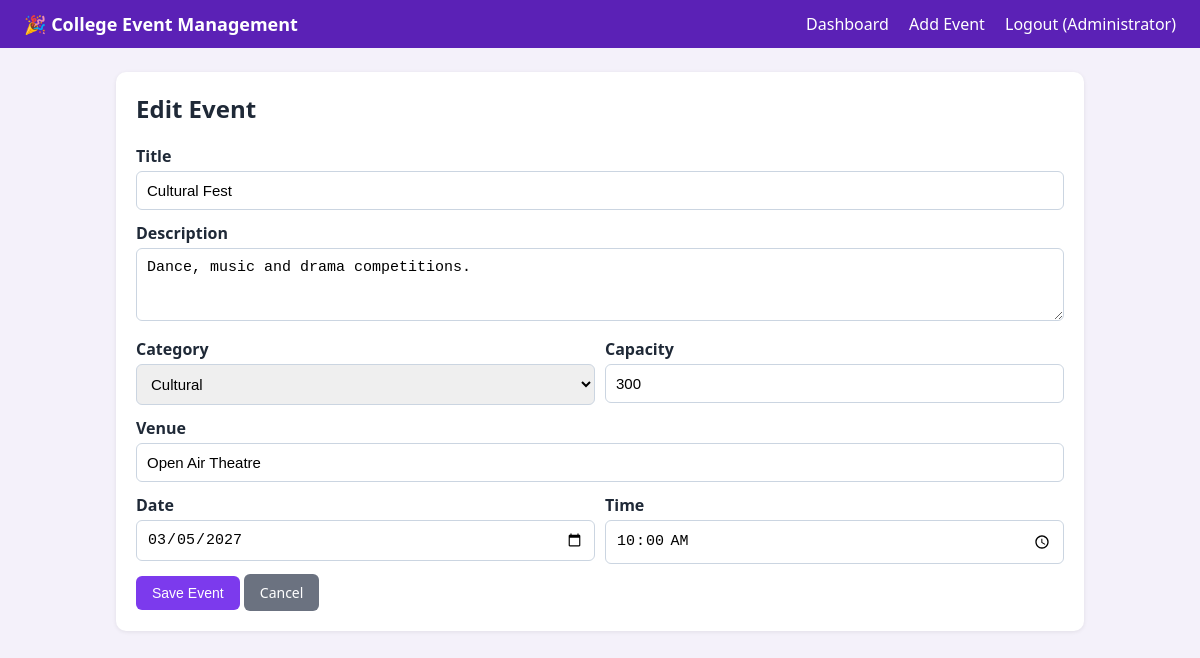
The app's page /admin/event/2/edit (signed in) with its own data.
### tables this page shows
CREATE TABLE events(
    id INTEGER PRIMARY KEY AUTOINCREMENT,
    title TEXT NOT NULL,
    description TEXT,
    category TEXT NOT NULL,
    venue TEXT NOT NULL,
    event_date TEXT NOT NULL,
    event_time TEXT NOT NULL,
    capacity INTEGER NOT NULL DEFAULT 100,
    created_at TEXT NOT NULL
);

### app.py (the view, shortened to what this page needs)
@app.route("/admin/event/<int:event_id>/edit", methods=["GET", "POST"])
@login_required("admin")
def event_edit(event_id):
    db = get_db()
    ev = db.execute("SELECT * FROM events WHERE id=?", (event_id,)).fetchone()
    if not ev:
        flash("Event not found.", "error")
        return redirect(url_for("admin_dashboard"))
    return render_template("event_form.html", event=ev, categories=CATEGORIES, mode="Edit")

### app.py (called while the page is built)
def get_db():
    if "db" not in g:
        g.db = sqlite3.connect(DB_PATH)
        g.db.row_factory = sqlite3.Row
        g.db.execute("PRAGMA foreign_keys = ON")
    return g.db

def login_required(role=None):
    def deco(f):
        @wraps(f)
        def wrapper(*a, **kw):
            if "user_id" not in session:
                flash("Please log in first.", "error")
                return redirect(url_for("login"))
            if role and session.get("role") != role:
                flash("Access denied.", "error")
                return redirect(url_for("index"))
            return f(*a, **kw)
        return wrapper
    return deco

### templates/event_form.html
{% extends "base.html" %}{% block content %}
<div class="card"><h2>{{ mode }} Event</h2>
<form method="post">
  <label>Title</label><input name="title" value="{{ event.title or '' }}" required>
  <label>Description</label><textarea name="description" rows="3">{{ event.description or '' }}</textarea>
  <div class="row">
    <div><label>Category</label><select name="category">
      {% for c in categories %}<option {{ 'selected' if event.category==c }}>{{ c }}</option>{% endfor %}</select></div>
    <div><label>Capacity</label><input type="number" min="1" name="capacity" value="{{ event.capacity or 100 }}" required></div>
  </div>
  <label>Venue</label><input name="venue" value="{{ event.venue or '' }}" required>
  <div class="row">
    <div><label>Date</label><input type="date" name="event_date" value="{{ event.event_date or '' }}" required></div>
    <div><label>Time</label><input type="time" name="event_time" value="{{ event.event_time or '' }}" required></div>
  </div>
  <button type="submit">Save Event</button>
  <a class="btn gray" href="{{ url_for('admin_dashboard') }}">Cancel</a>
</form></div>
{% endblock %}

### static/style.css (style rules this page uses)
* { box-sizing:border-box }
body { margin:0;font-family:Segoe UI,Arial,sans-serif;background:#f4f1fa;color:#1f2937 }
.card { background:#fff;border-radius:10px;padding:20px;margin-bottom:20px;box-shadow:0 1px 4px rgba(0,0,0,.08) }
h1,h2,h3 { margin-top:0 }
label { display:block;margin:12px 0 4px;font-weight:600 }
input,select,textarea { width:100%;padding:10px;border:1px solid #cbd5e1;border-radius:6px;font-size:15px }
button,.btn { background:#7c3aed;color:#fff;border:0;padding:9px 16px;border-radius:6px;cursor:pointer;text-decoration:none;display:inline-block;font-size:14px;margin-top:10px }
.btn.gray { background:#6b7280 }
.row { display:flex;gap:10px;flex-wrap:wrap }
.row>div { flex:1;min-width:140px }

### records on screen
events: title "Cultural Fest", description "Dance, music and drama competitions.", capacity "300", venue "Open Air Theatre", event_date "03/05/2027", event_time "10:00"

### other values on screen
{{ session.name }} "Administrator"
{{ mode }} "Edit"
form field category "Cultural"
